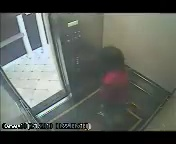
#> input picture SegundaParte/image1.jpg, 176 x 144 px, found by its file name
$ python LucasVectoresImages.py
#> lines starting #> are read from the running program, lines starting #| are printed output that depends on the picture; after the words box and inside, x2 and y2 are one past the last pixel; in counts of white or black regions, pixels touching at a corner belong together
import cv2
import numpy as np

# Cargar las dos imágenes
image1 = cv2.imread("SegundaParte/image1.jpg")
#> image1 is the input picture: shape (144, 176, 3); mean B, G, R 91.8, 97.8, 92.7
image2 = cv2.imread("SegundaParte/image2.jpg")
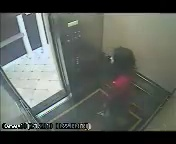
#> input picture SegundaParte/image2.jpg, 176 x 144 px, found by its file name
#> image2 is the input picture: shape (144, 176, 3); mean B, G, R 91.4, 97.3, 92.1

# Obtener el tamaño de las imágenes
height, width, _ = image1.shape
#> height = 144; width = 176

# Parámetros para el algoritmo de Lucas-Kanade
lk_params = dict(winSize=(50, 50), maxLevel=4, criteria=(cv2.TERM_CRITERIA_EPS | cv2.TERM_CRITERIA_COUNT, 10, 0.001))

# Convertir las imágenes a escala de grises
gray1 = cv2.cvtColor(image1, cv2.COLOR_BGR2GRAY)
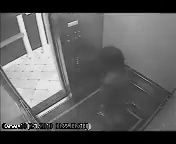
#> gray1: shape (144, 176); min 0, max 254, mean 95.6
gray2 = cv2.cvtColor(image2, cv2.COLOR_BGR2GRAY)

# Detectar características en la primera imagen
p0 = cv2.goodFeaturesToTrack(gray1, mask=None, maxCorners=200, qualityLevel=0.0008, minDistance=10, blockSize=5, k=0.004)
#> p0 = 80 rows, first 8: [18, 127], [41, 14], [6, 126], [28, 124], [20, 15], [88, 129], [3, 67], [33, 48]

# Inicializar algunas variables
old_gray = gray1.copy()

# Calcular el flujo óptico con el algoritmo de Lucas-Kanade
p1, st, err = cv2.calcOpticalFlowPyrLK(old_gray, gray2, p0, None, **lk_params)
#> p1 = 80 rows, first 8: [18, 127], [40.99, 14.01], [6, 126], [28, 124], [20.01, 15], [88, 129], [3, 67], [32.97, 48.01]; st = 80 values from 1 to 1; err = 80 values, max 7.77 at index 56, min 0.00445 at index 32, mean 1.49

# Seleccionar puntos buenos
good_new = p1[st == 1]
#> good_new = 80 pairs, first value 0.999 to 171, second value 14 to 129
good_old = p0[st == 1]
#> good_old = 80 pairs, first value 1 to 171, second value 14 to 129

# Crear una copia de la segunda imagen
result_image = image2.copy()

# Dibujar los vectores de movimiento en la imagen resultante
for i, (new, old) in enumerate(zip(good_new, good_old)):
    a, b = new.ravel()
    c, d = old.ravel()
    vector = (a - c, b - d)

    # Filtrar vectores con magnitud significativa
    magnitude = np.sqrt(vector[0] ** 2 + vector[1] ** 2)
    if magnitude > 0.5:  # Ajusta el umbral según sea necesario
        cv2.arrowedLine(result_image, (int(c), int(d)), (int(c + 5 * vector[0]), int(d + 5 * vector[1])), (0, 255, 0), 2)
#> this loop made 80 passes
#> (a, b, c, d, vector, magnitude) on passes 1 to 12: (18, 127, 18, 127, (0.00163, 0.000771), 0.0018), (40.99, 14.01, 41, 14, (-0.0131, 0.00783), 0.0153), (6, 126, 6, 126, (8.92e-05, -0.000275), 0.000289), (28, 124, 28, 124, (0.00245, -0.000435), 0.00249), (20.01, 15, 20, 15, (0.00814, 0.00426), 0.00919), (88, 129, 88, 129, (-0.00165, 0.0018), 0.00244), (3, 67, 3, 67, (-0.000878, 0.000397), 0.000963), (32.97, 48.01, 33, 48, (-0.0267, 0.00829), 0.028), (67.99, 125, 68, 125, (-0.0108, 0.0012), 0.0109), (31, 107, 31, 107, (-0.000687, -0.000313), 0.000755), (36, 116, 36, 116, (-0.00136, -0.00126), 0.00185), (39, 127, 39, 127, (-0.00276, -0.000526), 0.00281)
#> (a, b, c, d, magnitude) on passes 66, 67, 73, 78: (158.7, 83.16, 157, 85, 2.5), (152.6, 91.28, 151, 93, 2.36), (125.6, 77.67, 115, 75, 10.93), (113.3, 73.47, 103, 73, 10.29)
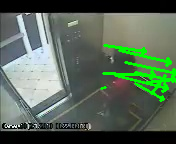
#> result_image: shape (144, 176, 3); 4.6% of pixels changed, all inside (x1, y1, x2, y2) = (100, 44, 176, 102)

# Guardar la imagen resultante
cv2.imwrite("output_imageLK.jpg", result_image)
print("Imagen guardada como:", "output_imageLK.jpg")

# Mostrar la imagen
cv2.imshow("Resultado con vectores", result_image)
cv2.waitKey(0)
cv2.destroyAllWindows()
